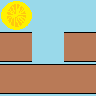

A 2D game scene composited from a Tiled map and its tileset images. What follows is a short description and the map's XML, with every tile layer's data as written:
An orthogonal 3x3 tile map with 32x32 px tiles, 1 tile layer (Kachelebene 1).

<map version="1.0" orientation="orthogonal" renderorder="right-down" width="3" height="3" tilewidth="32" tileheight="32" nextobjectid="1">
 <tileset firstgid="1" name="tiles2" tilewidth="32" tileheight="32" tilecount="16">
  <image source="tiles2.png" width="128" height="128" />
 </tileset>
 <layer name="Kachelebene 1" width="3" height="3">
  <data encoding="csv">
15,8,8,
2,8,2,
2,2,2
</data>
 </layer>
</map>
